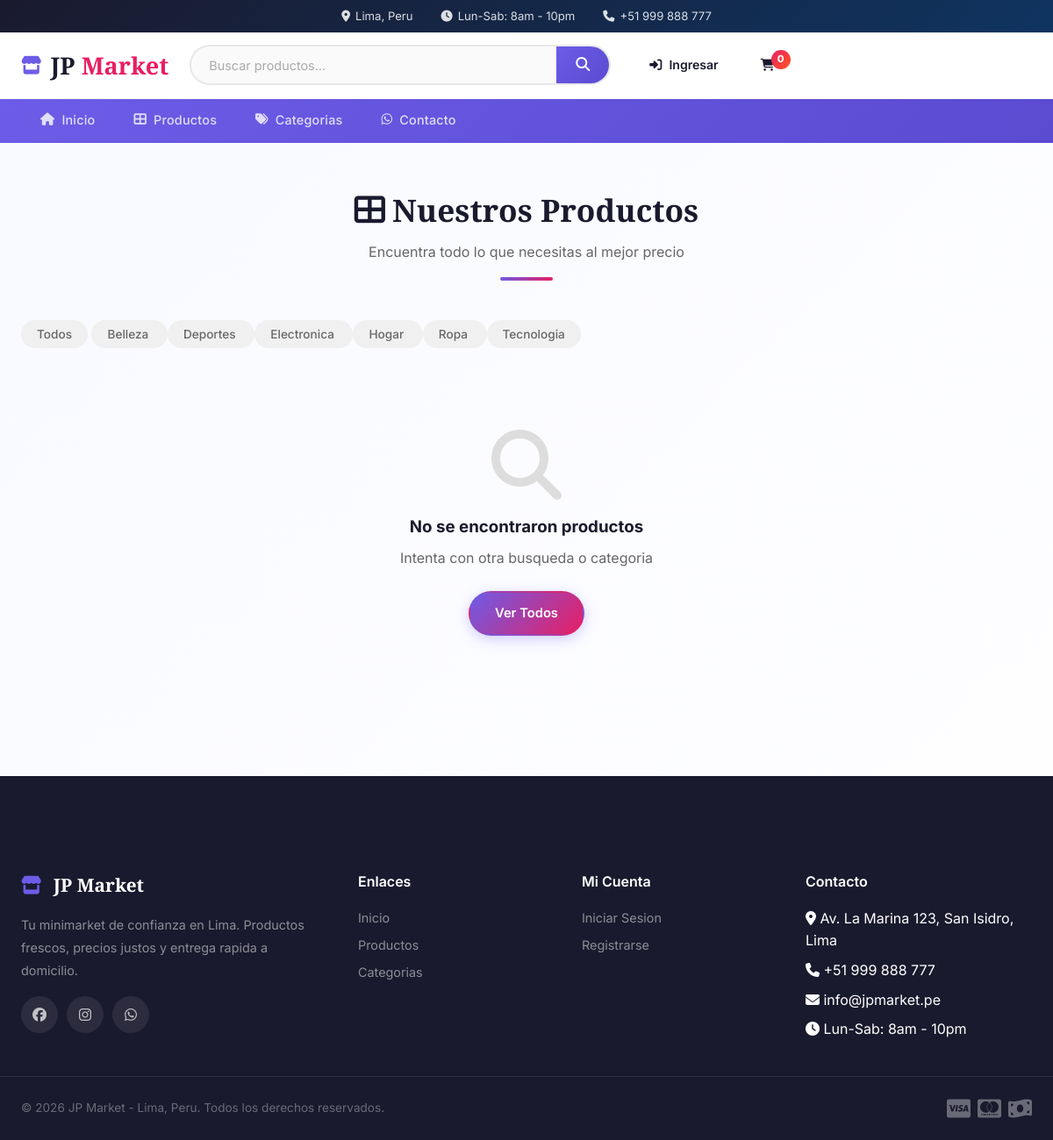
/productos/?cat=8&q=, run on an earlier commit of the app's database.
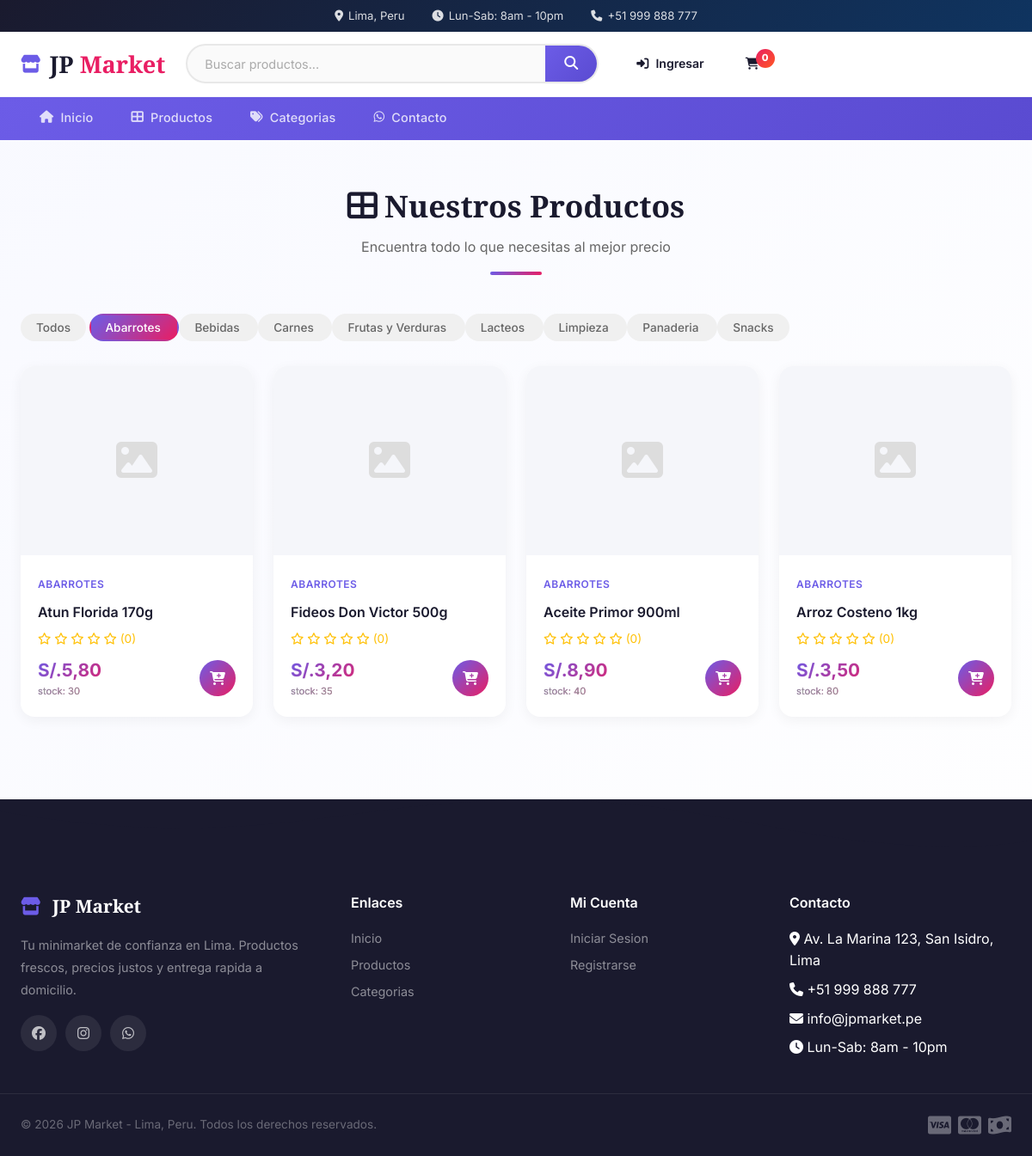
And on a later commit of the database.
### tienda/models.py (models this page shows, shortened)
class Category(models.Model):
    name = models.CharField(max_length=100)
    description = models.TextField(blank=True)
    image = models.ImageField(upload_to='categories/', blank=True, null=True)
    activa = models.BooleanField(default=True)
    created = models.DateTimeField(auto_now_add=True)
    class Meta:
        verbose_name_plural = 'categories'
        ordering = ['name']

class Product(models.Model):
    category = models.ForeignKey(Category, on_delete=models.CASCADE, related_name='products')
    name = models.CharField(max_length=200)
    description = models.TextField()
    price = models.DecimalField(max_digits=12, decimal_places=2)
    image = models.ImageField(upload_to='products/', blank=True, null=True)
    stock = models.PositiveIntegerField(default=0)
    activo = models.BooleanField(default=True)
    created = models.DateTimeField(auto_now_add=True)
    updated = models.DateTimeField(auto_now=True)
    class Meta:
        ordering = ['-created']
    @property
    def is_available(self):
        return self.activo and self.stock > 0
    @property
    def average_rating(self):
        reviews = self.reviews.all()
        if reviews.exists():
            return round(reviews.aggregate(models.Avg('rating'))['rating__avg'], 1)
        return 0

### tienda/views.py (the view)
# urls.py: path('productos/', views.product_list, name='product_list'),
def product_list(request):
    products = Product.objects.filter(activo=True).select_related('category')
    categories = Category.objects.filter(activa=True)
    q = request.GET.get('q', '')
    cat_id = request.GET.get('cat', '')
    if q:
        products = products.filter(name__icontains=q)
    if cat_id:
        products = products.filter(category_id=cat_id)
    return render(request, 'tienda/product_list.html', {
        'products': products,
        'categories': categories,
        'q': q,
        'cat_id': cat_id,
    })

### carrito/context_processors.py (called while the page is built)
def cart_count(request):
    count = 0
    if request.user.is_authenticated:
        cart, _ = Cart.objects.get_or_create(user=request.user)
        count = cart.total_items
    elif request.session.session_key:
        cart, _ = Cart.objects.get_or_create(session_key=request.session.session_key)
        count = cart.total_items
    return {'cart_count': count}

### templates/tienda/product_list.html (shortened to what this page needs)
{% extends 'base.html' %}
{% load static humanize %}
{% block content %}
<section class="section">
    <div class="container">
        <div class="section-header">
            <h2><i class="fas fa-th-large"></i> Nuestros Productos</h2>
            <p>Encuentra todo lo que necesitas al mejor precio</p>
            <div class="line"></div>
        </div>
        <div class="filters-bar">
            <div class="filter-group">
                <a href="{% url 'tienda:product_list' %}" class="filter-btn {% if not cat_id %}active{% endif %}">Todos</a>
                {% for cat in categories %}
                <a href="{% url 'tienda:product_list' %}?cat={{ cat.id }}&q={{ q }}" class="filter-btn {% if cat_id == cat.id|stringformat:'d' %}active{% endif %}">
                    {{ cat.name }}
                </a>
                {% endfor %}
            </div>
        </div>
        {% if products %}
        <div class="products-grid">
            {% for p in products %}
            <div class="product-card">
                <div class="product-img">
                    {% if p.image %}
                        <img src="{{ p.image.url }}" alt="{{ p.name }}">
                    {% else %}
                        <span class="no-img"><i class="fas fa-image"></i></span>
                    {% endif %}
                </div>
                <div class="product-info">
                    <span class="product-category">{{ p.category.name }}</span>
                    <h3 class="product-name"><a href="{% url 'tienda:product_detail' p.id %}">{{ p.name }}</a></h3>
                    <div class="product-rating">
                        {% for i in "12345" %}
                            {% if forloop.counter <= p.average_rating %}<i class="fas fa-star"></i>{% else %}<i class="far fa-star"></i>{% endif %}
                        {% endfor %}
                        <span>({{ p.reviews.count }})</span>
                    </div>
                    <div class="product-bottom">
                        <div class="product-price">
                            S/.{{ p.price|intcomma }}
                            <small>stock: {{ p.stock }}</small>
                        </div>
                        {% if p.is_available %}
                        <a href="{% url 'carrito:add_to_cart' p.id %}" class="add-cart-btn" title="Agregar al carrito">
                            <i class="fas fa-cart-plus"></i>
                        </a>
                        {% endif %}
                    </div>
                </div>
            </div>
            {% endfor %}
        </div>
        {% else %}
        <div class="empty-state">
            <i class="fas fa-search"></i>
            <h3>No se encontraron productos</h3>
            <p>Intenta con otra busqueda o categoria</p>
            <a href="{% url 'tienda:product_list' %}" class="btn btn-primary">Ver Todos</a>
        </div>
        {% endif %}
    </div>
</section>
{% endblock %}

What changed in the data, as far as the page shows it:
removed Category: name "Deportes"
removed Category: name "Electronica"
removed Category: name "Hogar"
removed Category: name "Ropa"
removed Category: name "Tecnologia"
added Category: name "Abarrotes"
added Category: name "Bebidas"
added Category: name "Carnes"
added Category: name "Frutas y Verduras"
added Category: name "Lacteos"
changed Category: name "Belleza" → "Limpieza"
added Category: name "Panaderia"
added Category: name "Snacks"
added Product: category.name "ABARROTES", name "Atun Florida 170g", reviews.count "0", price "5,80", stock "30", activo True (drawn)
added Product: category.name "ABARROTES", name "Fideos Don Victor 500g", reviews.count "0", price "3,20", stock "35", activo True (drawn)
added Product: category.name "ABARROTES", name "Aceite Primor 900ml", reviews.count "0", price "8,90", stock "40", activo True (drawn)
added Product: category.name "ABARROTES", name "Arroz Costeno 1kg", reviews.count "0", price "3,50", stock "80", activo True (drawn)
Also different on the page:
text no longer shown: "No se encontraron productos Intenta con otra busqueda o categoria Ver Todos"
